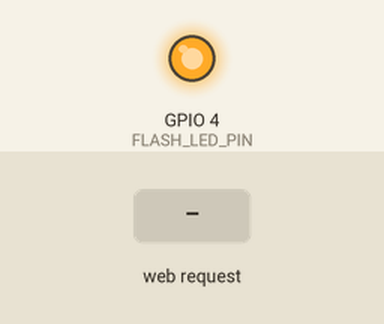
This sketch was run on a simulated ESP32. Parts: output pins drawn as LEDs (lit = HIGH). The test bench sets the inputs (shaded band). WiFi joins after 1.5 s; servers stay silent unless stated; the camera gives no picture; what the sketch prints to the serial monitor is not drawn.

Above: at 2.4 s.
At 4.1 s:
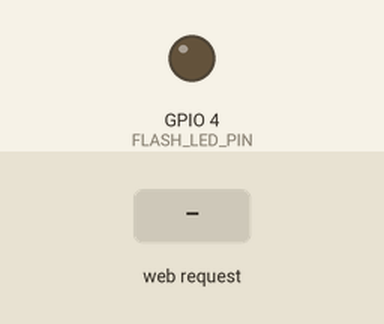
4.2 s: HTTP request GET /stream received
5.7 s: HTTP request GET /index received
Timing chart, 0 to 8.7 s (numbered marks = the images above; inputs shaded):
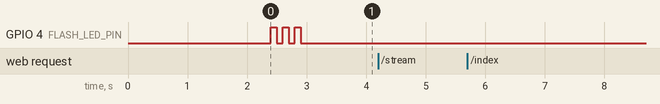

The sketch:

camera_server.ino
```cpp
/*
 * ╔══════════════════════════════════════════════════════════════════════╗
 * ║  camera_server.ino — ESP32-CAM MJPEG Streamer                       ║
 * ║  Project : Autonomous AI-Driven Plume Tracker (DQN + Triple-MCU)    ║
 * ║  Role    : OV2640 camera → HTTP MJPEG stream for laptop vision      ║
 * ║  Stream  : http://<ESP32-CAM_IP>:80/stream                          ║
 * ╚══════════════════════════════════════════════════════════════════════╝
 */

#include "esp_camera.h"
#include "esp_timer.h"
#include "fb_gfx.h"
#include "img_converters.h"
#include "soc/rtc_cntl_reg.h"
#include "soc/soc.h"
#include <WiFi.h>

// ─────────────────────── CONFIGURATION ───────────────────────

// Wi-Fi Credentials (CHANGE THESE — same network as ESP32 Bridge)
const char *WIFI_SSID = "YOUR_WIFI_NAME";
const char *WIFI_PASSWORD = "YOUR_WIFI_PASSWORD";

// HTTP Server Port
#define SERVER_PORT 80

// ─────────────────────── AI-THINKER ESP32-CAM PIN MAP ───────────────────────
// These pins are specific to the AI-Thinker ESP32-CAM module.
// Do NOT change these unless you have a different board.

#define PWDN_GPIO_NUM 32
#define RESET_GPIO_NUM -1
#define XCLK_GPIO_NUM 0
#define SIOD_GPIO_NUM 26
#define SIOC_GPIO_NUM 27
#define Y9_GPIO_NUM 35
#define Y8_GPIO_NUM 34
#define Y7_GPIO_NUM 39
#define Y6_GPIO_NUM 36
#define Y5_GPIO_NUM 21
#define Y4_GPIO_NUM 19
#define Y3_GPIO_NUM 18
#define Y2_GPIO_NUM 5
#define VSYNC_GPIO_NUM 25
#define HREF_GPIO_NUM 23
#define PCLK_GPIO_NUM 22

// Onboard flash LED (GPIO 4 on AI-Thinker)
#define FLASH_LED_PIN 4

// ─────────────────────── GLOBALS ───────────────────────

WiFiServer server(SERVER_PORT);
unsigned long bootTime = 0;

// ─────────────────────── DEBUG LOGGING ───────────────────────

void logMsg(const char *tag, const char *msg) {
  unsigned long elapsed = millis() - bootTime;
  Serial.printf("[CAM %8lums] [%s] %s\n", elapsed, tag, msg);
}

void logMsgF(const char *tag, const char *fmt, ...) {
  char buf[256];
  va_list args;
  va_start(args, fmt);
  vsnprintf(buf, sizeof(buf), fmt, args);
  va_end(args);
  logMsg(tag, buf);
}

// ─────────────────────── CAMERA INIT ───────────────────────

bool initCamera() {
  camera_config_t config;

  config.ledc_channel = LEDC_CHANNEL_0;
  config.ledc_timer = LEDC_TIMER_0;
  config.pin_d0 = Y2_GPIO_NUM;
  config.pin_d1 = Y3_GPIO_NUM;
  config.pin_d2 = Y4_GPIO_NUM;
  config.pin_d3 = Y5_GPIO_NUM;
  config.pin_d4 = Y6_GPIO_NUM;
  config.pin_d5 = Y7_GPIO_NUM;
  config.pin_d6 = Y8_GPIO_NUM;
  config.pin_d7 = Y9_GPIO_NUM;
  config.pin_xclk = XCLK_GPIO_NUM;
  config.pin_pclk = PCLK_GPIO_NUM;
  config.pin_vsync = VSYNC_GPIO_NUM;
  config.pin_href = HREF_GPIO_NUM;
  config.pin_sccb_sda = SIOD_GPIO_NUM;
  config.pin_sccb_scl = SIOC_GPIO_NUM;
  config.pin_pwdn = PWDN_GPIO_NUM;
  config.pin_reset = RESET_GPIO_NUM;
  config.xclk_freq_hz = 20000000; // 20MHz XCLK
  config.pixel_format = PIXFORMAT_JPEG;

  // Resolution & quality settings
  // If PSRAM is available, use higher resolution
  if (psramFound()) {
    config.frame_size = FRAMESIZE_VGA;     // 640x480
    config.jpeg_quality = 12;              // 0-63 (lower = better quality)
    config.fb_count = 2;                   // Double buffering
    config.grab_mode = CAMERA_GRAB_LATEST; // Always grab latest frame
    logMsg("CAM", "PSRAM found — VGA mode, double buffer");
  } else {
    config.frame_size = FRAMESIZE_QVGA; // 320x240
    config.jpeg_quality = 15;
    config.fb_count = 1;
    config.grab_mode = CAMERA_GRAB_WHEN_EMPTY;
    logMsg("CAM", "No PSRAM — QVGA mode, single buffer");
  }

  esp_err_t err = esp_camera_init(&config);
  if (err != ESP_OK) {
    logMsgF("CAM", "ERROR: Camera init failed (0x%x)", err);
    return false;
  }

  // Sensor tuning for indoor/smoke environments
  sensor_t *s = esp_camera_sensor_get();
  if (s != NULL) {
    s->set_brightness(s, 1);                 // Slightly brighter
    s->set_contrast(s, 1);                   // Slightly more contrast
    s->set_saturation(s, 0);                 // Neutral saturation
    s->set_whitebal(s, 1);                   // Auto white balance ON
    s->set_awb_gain(s, 1);                   // AWB gain ON
    s->set_wb_mode(s, 0);                    // Auto WB mode
    s->set_exposure_ctrl(s, 1);              // Auto exposure ON
    s->set_aec2(s, 1);                       // AEC DSP ON
    s->set_gain_ctrl(s, 1);                  // Auto gain ON
    s->set_agc_gain(s, 0);                   // AGC gain 0
    s->set_gainceiling(s, (gainceiling_t)6); // 64x gain ceiling
    s->set_bpc(s, 1);                        // Bad pixel correction ON
    s->set_wpc(s, 1);                        // White pixel correction ON
    s->set_raw_gma(s, 1);                    // Gamma correction ON
    s->set_lenc(s, 1);                       // Lens correction ON
    s->set_dcw(s, 1);                        // Downsize enable
    logMsg("CAM", "Sensor parameters configured");
  }

  logMsg("CAM", "Camera initialized successfully");
  return true;
}

// ─────────────────────── WIFI SETUP ───────────────────────

void connectWiFi() {
  logMsgF("WIFI", "Connecting to: %s", WIFI_SSID);

  WiFi.mode(WIFI_STA);
  WiFi.begin(WIFI_SSID, WIFI_PASSWORD);

  int retries = 0;
  while (WiFi.status() != WL_CONNECTED && retries < 40) {
    delay(500);
    Serial.print(".");
    retries++;
  }
  Serial.println();

  if (WiFi.status() == WL_CONNECTED) {
    logMsg("WIFI", "═══════════════════════════════════════════");
    logMsgF("WIFI", "Connected! IP: %s", WiFi.localIP().toString().c_str());
    logMsgF("WIFI", "RSSI: %d dBm", WiFi.RSSI());
    logMsgF("WIFI", "Stream URL: http://%s:%d/stream",
            WiFi.localIP().toString().c_str(), SERVER_PORT);
    logMsgF("WIFI", "Status URL: http://%s:%d/",
            WiFi.localIP().toString().c_str(), SERVER_PORT);
    logMsg("WIFI", "═══════════════════════════════════════════");
  } else {
    logMsg("WIFI", "ERROR: WiFi connection failed!");
  }
}

// ─────────────────────── HTTP HANDLERS ───────────────────────

// MJPEG boundary string
#define BOUNDARY "frame_boundary_plume_tracker"

void handleStream(WiFiClient &client) {
  logMsgF("STREAM", "Client connected from %s",
          client.remoteIP().toString().c_str());

  // Send HTTP response headers for MJPEG stream
  client.println("HTTP/1.1 200 OK");
  client.println("Content-Type: multipart/x-mixed-replace; boundary=" BOUNDARY);
  client.println("Access-Control-Allow-Origin: *");
  client.println("Cache-Control: no-cache, no-store, must-revalidate");
  client.println("Connection: keep-alive");
  client.println();

  unsigned long frameCount = 0;
  unsigned long streamStart = millis();

  while (client.connected()) {
    camera_fb_t *fb = esp_camera_fb_get();
    if (!fb) {
      logMsg("STREAM", "WARN: Frame capture failed, retrying...");
      delay(10);
      continue;
    }

    // Send MJPEG frame
    client.printf("--%s\r\n", BOUNDARY);
    client.printf("Content-Type: image/jpeg\r\n");
    client.printf("Content-Length: %u\r\n\r\n", fb->len);

    // Write frame data in chunks for reliability
    size_t written = 0;
    const size_t chunkSize = 1024;
    while (written < fb->len) {
      size_t toWrite = min(chunkSize, fb->len - written);
      size_t sent = client.write(fb->buf + written, toWrite);
      if (sent == 0) {
        logMsg("STREAM", "WARN: Write failed, client may have disconnected");
        break;
      }
      written += sent;
    }
    client.print("\r\n");

    esp_camera_fb_return(fb);
    frameCount++;

    // Log FPS every 100 frames
    if (frameCount % 100 == 0) {
      float elapsed = (millis() - streamStart) / 1000.0;
      float fps = frameCount / elapsed;
      logMsgF("STREAM", "Frames: %lu | FPS: %.1f | Uptime: %.0fs", frameCount,
              fps, elapsed);
    }

    // Small delay to limit frame rate (~20 FPS max)
    delay(50);
  }

  float totalElapsed = (millis() - streamStart) / 1000.0;
  logMsgF("STREAM", "Client disconnected. Total frames: %lu in %.1fs",
          frameCount, totalElapsed);
}

void handleRoot(WiFiClient &client) {
  // Simple status page
  String html = "<!DOCTYPE html><html><head>";
  html += "<title>Plume Tracker Camera</title>";
  html += "<style>";
  html +=
      "body { background: #1a1a2e; color: #e0e0e0; font-family: monospace; ";
  html += "display: flex; flex-direction: column; align-items: center; "
          "padding: 20px; }";
  html += "h1 { color: #00ff88; }";
  html +=
      "img { border: 2px solid #00ff88; border-radius: 8px; max-width: 100%; }";
  html += ".info { background: #16213e; padding: 15px; border-radius: 8px; ";
  html += "margin: 10px; border: 1px solid #0f3460; }";
  html += "a { color: #00ff88; }";
  html += "</style></head><body>";
  html += "<h1>🔥 Plume Tracker — ESP32-CAM</h1>";
  html += "<div class='info'>";
  html += "<p>📡 Stream: <a href='/stream'>/stream</a></p>";
  html += "<p>📷 Resolution: " +
          String(psramFound() ? "VGA (640x480)" : "QVGA (320x240)") + "</p>";
  html += "<p>📶 RSSI: " + String(WiFi.RSSI()) + " dBm</p>";
  html += "<p>⏱️ Uptime: " + String((millis() - bootTime) / 1000) + "s</p>";
  html += "</div>";
  html += "<h2>Live Feed</h2>";
  html += "<img src='/stream' alt='Camera Stream' />";
  html += "</body></html>";

  client.println("HTTP/1.1 200 OK");
  client.println("Content-Type: text/html");
  client.println("Connection: close");
  client.print("Content-Length: ");
  client.println(html.length());
  client.println();
  client.print(html);
}

void handle404(WiFiClient &client) {
  client.println("HTTP/1.1 404 Not Found");
  client.println("Content-Type: text/plain");
  client.println("Connection: close");
  client.println();
  client.println("404 - Not Found. Try / or /stream");
}

// ─────────────────────── SETUP ───────────────────────

void setup() {
  bootTime = millis();

  // Disable brownout detector (ESP32-CAM draws a lot of power)
  WRITE_PERI_REG(RTC_CNTL_BROWN_OUT_REG, 0);

  Serial.begin(115200);
  delay(500);

  // Flash LED setup
  pinMode(FLASH_LED_PIN, OUTPUT);
  digitalWrite(FLASH_LED_PIN, LOW);

  Serial.println();
  logMsg("INIT", "╔══════════════════════════════════════════════╗");
  logMsg("INIT", "║  ESP32-CAM MJPEG SERVER — Plume Tracker v1.0 ║");
  logMsg("INIT", "║  OV2640 Camera → HTTP MJPEG Stream           ║");
  logMsg("INIT", "╚══════════════════════════════════════════════╝");

  // Initialize camera
  if (!initCamera()) {
    logMsg("INIT", "FATAL: Camera init failed! Halting.");
    while (true) {
      digitalWrite(FLASH_LED_PIN, !digitalRead(FLASH_LED_PIN));
      delay(200); // Fast blink = error
    }
  }

  // Connect to WiFi
  connectWiFi();

  // Start HTTP server
  server.begin();
  logMsgF("INIT", "HTTP server started on port %d", SERVER_PORT);

  // Quick flash to indicate ready
  for (int i = 0; i < 3; i++) {
    digitalWrite(FLASH_LED_PIN, HIGH);
    delay(100);
    digitalWrite(FLASH_LED_PIN, LOW);
    delay(100);
  }

  logMsg("INIT", "Camera server ready — waiting for clients");
}

// ─────────────────────── MAIN LOOP ───────────────────────

void loop() {
  WiFiClient client = server.available();

  if (client) {
    String request = "";
    unsigned long timeout = millis() + 3000;

    while (client.connected() && millis() < timeout) {
      if (client.available()) {
        char c = client.read();
        request += c;

        // End of HTTP headers
        if (request.endsWith("\r\n\r\n")) {
          break;
        }
      }
    }

    logMsgF("HTTP", "Request from %s: %s", client.remoteIP().toString().c_str(),
            request.substring(0, min((int)request.length(), 64)).c_str());

    // Route requests
    if (request.indexOf("GET /stream") >= 0) {
      handleStream(client);
    } else if (request.indexOf("GET / ") >= 0 ||
               request.indexOf("GET /index") >= 0) {
      handleRoot(client);
    } else {
      handle404(client);
    }

    client.stop();
  }

  // WiFi reconnect check
  static unsigned long lastCheck = 0;
  if (millis() - lastCheck > 10000) {
    lastCheck = millis();
    if (WiFi.status() != WL_CONNECTED) {
      logMsg("WIFI", "WARN: Disconnected! Reconnecting...");
      connectWiFi();
    }
  }
}
```

Measured:
- after the input at 4.2 s, every drawn part: stays the same
- after the input at 5.7 s, every drawn part: stays the same
